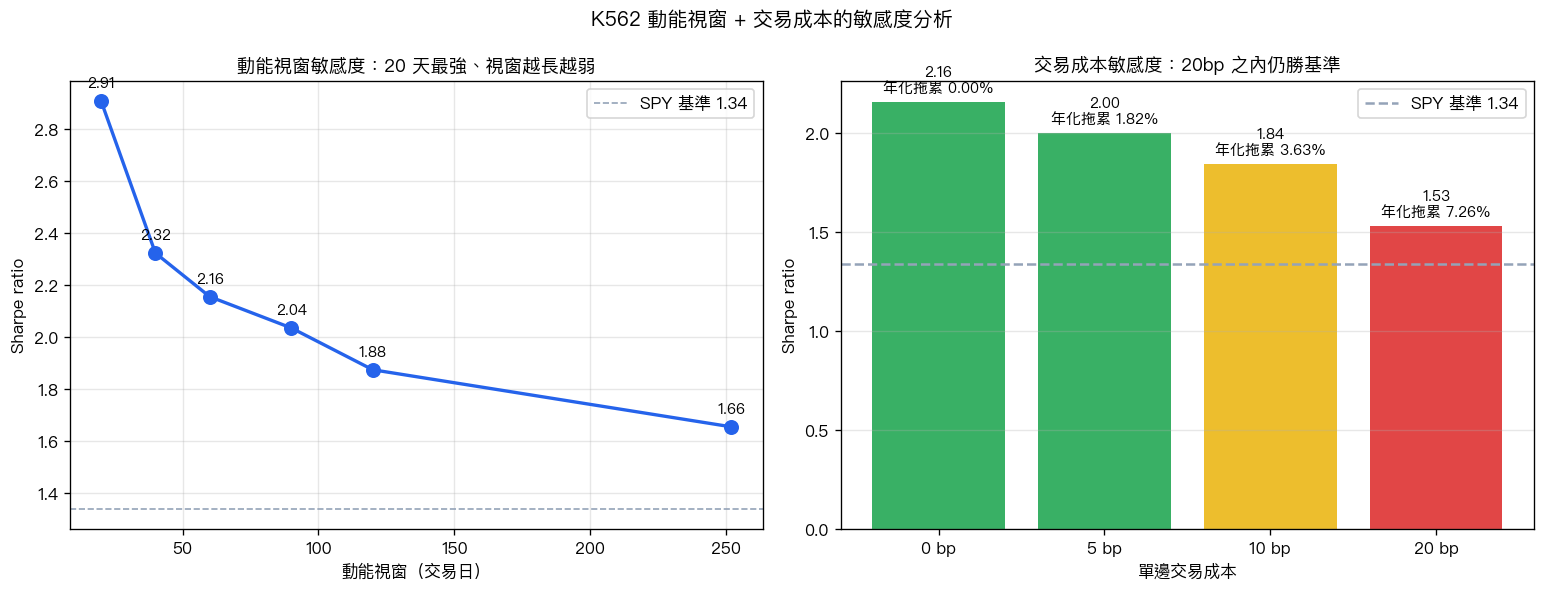

The Python source for this figure:
"""K562 chart 2 — momentum window curve + transaction cost sensitivity."""
import json
from pathlib import Path

import matplotlib.pyplot as plt

ROOT = Path(__file__).parent
RESULTS = ROOT / "k562_k560_sector_validation_results.json"
OUT = ROOT / "k562_general_article_chart2.png"

data = json.loads(RESULTS.read_text())

fig, axes = plt.subplots(1, 2, figsize=(13, 5))

mw = data["validation_4_momentum_window"]
windows = sorted(mw.keys(), key=lambda k: int(k.replace("d", "")))
days = [int(k.replace("d", "")) for k in windows]
sharpes = [mw[k]["metrics"]["sharpe"] for k in windows]

ax1 = axes[0]
ax1.plot(days, sharpes, marker="o", color="#2563eb", linewidth=2, markersize=8)
ax1.set_xlabel("動能視窗（交易日）")
ax1.set_ylabel("Sharpe ratio")
ax1.set_title("動能視窗敏感度：20 天最強、視窗越長越弱", fontsize=11)
ax1.grid(alpha=0.3)
ax1.axhline(y=1.34, color="#94a3b8", linestyle="--", linewidth=1, label="SPY 基準 1.34")
ax1.legend(loc="upper right")
for d, s in zip(days, sharpes):
    ax1.annotate(f"{s:.2f}", (d, s), textcoords="offset points", xytext=(0, 8), ha="center", fontsize=9)

tx = data["validation_5_transaction_costs"]
tx_keys = ["0bp_daily", "5bp_daily", "10bp_daily", "20bp_daily"]
tx_labels = ["0 bp", "5 bp", "10 bp", "20 bp"]
tx_sharpes = [tx[k]["metrics"]["sharpe"] for k in tx_keys if k in tx]
tx_drags = [tx[k]["annual_drag"] * 100 for k in tx_keys if k in tx]

ax2 = axes[1]
colors2 = ["#16a34a", "#16a34a", "#eab308", "#dc2626"]
bars = ax2.bar(tx_labels[: len(tx_sharpes)], tx_sharpes, color=colors2[: len(tx_sharpes)], alpha=0.85)
ax2.axhline(y=1.34, color="#94a3b8", linestyle="--", linewidth=1.5, label="SPY 基準 1.34")
ax2.set_xlabel("單邊交易成本")
ax2.set_ylabel("Sharpe ratio")
ax2.set_title("交易成本敏感度：20bp 之內仍勝基準", fontsize=11)
ax2.legend(loc="upper right")
ax2.grid(axis="y", alpha=0.3)
for i, (s, d) in enumerate(zip(tx_sharpes, tx_drags)):
    ax2.text(i, s + 0.05, f"{s:.2f}\n年化拖累 {d:.2f}%", ha="center", fontsize=9)

plt.suptitle("K562 動能視窗 + 交易成本的敏感度分析", fontsize=12, fontweight="bold")
plt.tight_layout()
plt.savefig(OUT, dpi=120, bbox_inches="tight")
print(f"saved: {OUT}")
